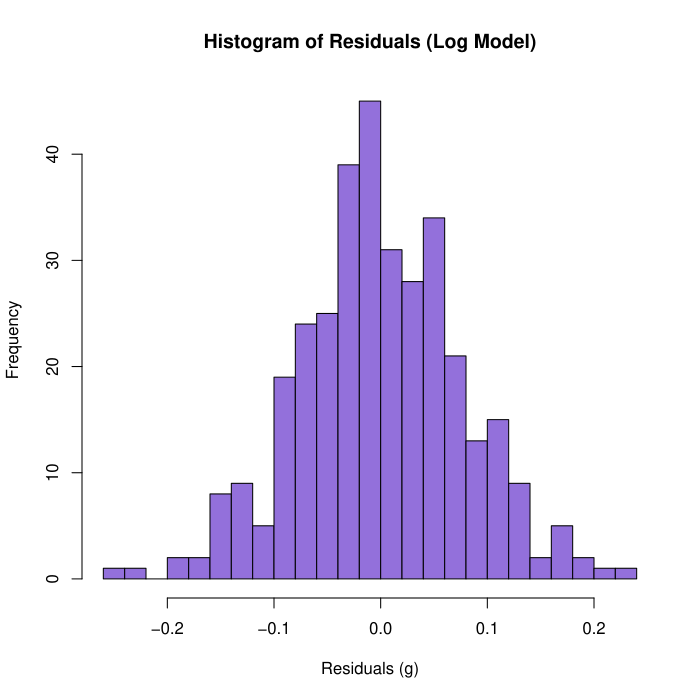

Reproduce this figure in R.
data <- read.csv("../penguins_cleaned.csv")

data$Is_Gentoo <- ifelse(data$Species == "Gentoo penguin (Pygoscelis papua)", 1, 0)
data$Is_Chinstrap <- ifelse(data$Species == "Chinstrap penguin (Pygoscelis antarctica)", 1, 0)

model_log <- lm(log(Body_Mass) ~ log(Flipper_Length)
                + log(Culmen_Length)
                + log(Culmen_Depth)
                + Is_Gentoo
                + Is_Chinstrap, data=data)

res_log <- resid(model_log)

hist(res_log,
     main = "Histogram of Residuals (Log Model)",
     xlab = "Residuals (g)",
     ylab = "Frequency",
     col = "mediumpurple",
     breaks = 20)
